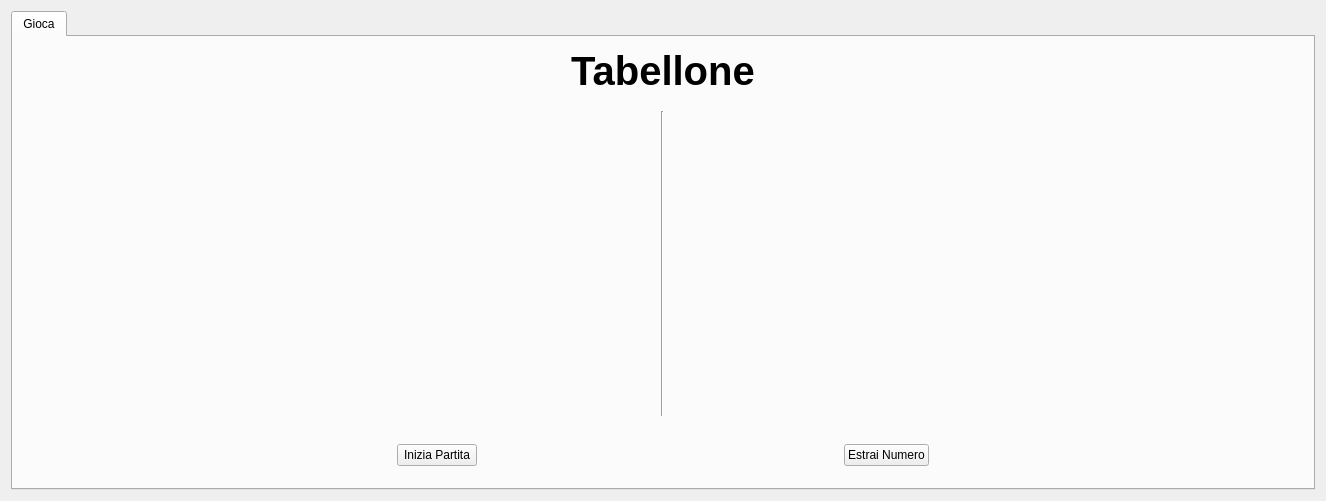
<?xml version="1.0" encoding="UTF-8"?>
<ui version="4.0">
 <class>Tombola</class>
 <widget class="QMainWindow" name="Tombola">
  <property name="geometry">
   <rect>
    <x>0</x>
    <y>0</y>
    <width>1326</width>
    <height>501</height>
   </rect>
  </property>
  <property name="sizePolicy">
   <sizepolicy hsizetype="Expanding" vsizetype="Fixed">
    <horstretch>0</horstretch>
    <verstretch>0</verstretch>
   </sizepolicy>
  </property>
  <property name="acceptDrops">
   <bool>false</bool>
  </property>
  <property name="windowTitle">
   <string>Unità Pastorale Cisano Bergamasco</string>
  </property>
  <widget class="QWidget" name="centralWidget">
   <layout class="QHBoxLayout" name="horizontalLayout_2">
    <item>
     <widget class="QTabWidget" name="tabWidget">
      <property name="currentIndex">
       <number>0</number>
      </property>
      <widget class="QWidget" name="playTab">
       <property name="enabled">
        <bool>true</bool>
       </property>
       <property name="sizePolicy">
        <sizepolicy hsizetype="Expanding" vsizetype="Expanding">
         <horstretch>0</horstretch>
         <verstretch>0</verstretch>
        </sizepolicy>
       </property>
       <attribute name="title">
        <string>Gioca</string>
       </attribute>
       <layout class="QVBoxLayout" name="verticalLayout_2">
        <item>
         <widget class="QLabel" name="label">
          <property name="sizePolicy">
           <sizepolicy hsizetype="Preferred" vsizetype="Fixed">
            <horstretch>0</horstretch>
            <verstretch>0</verstretch>
           </sizepolicy>
          </property>
          <property name="font">
           <font>
            <pointsize>30</pointsize>
            <weight>75</weight>
            <bold>true</bold>
           </font>
          </property>
          <property name="text">
           <string>Tabellone</string>
          </property>
          <property name="alignment">
           <set>Qt::AlignCenter</set>
          </property>
         </widget>
        </item>
        <item>
         <widget class="QWidget" name="horizontalWidget" native="true">
          <layout class="QHBoxLayout" name="horizontalLayout_6">
           <item>
            <layout class="QVBoxLayout" name="column_1"/>
           </item>
           <item>
            <layout class="QVBoxLayout" name="column_2"/>
           </item>
           <item>
            <layout class="QVBoxLayout" name="column_3"/>
           </item>
           <item>
            <layout class="QVBoxLayout" name="column_4"/>
           </item>
           <item>
            <layout class="QVBoxLayout" name="column_5"/>
           </item>
           <item>
            <widget class="Line" name="line">
             <property name="orientation">
              <enum>Qt::Vertical</enum>
             </property>
            </widget>
           </item>
           <item>
            <layout class="QVBoxLayout" name="column_6"/>
           </item>
           <item>
            <layout class="QVBoxLayout" name="column_7"/>
           </item>
           <item>
            <layout class="QVBoxLayout" name="column_8"/>
           </item>
           <item>
            <layout class="QVBoxLayout" name="column_9"/>
           </item>
           <item>
            <layout class="QVBoxLayout" name="column_10"/>
           </item>
          </layout>
         </widget>
        </item>
        <item>
         <widget class="QWidget" name="widget" native="true">
          <property name="sizePolicy">
           <sizepolicy hsizetype="Preferred" vsizetype="Fixed">
            <horstretch>0</horstretch>
            <verstretch>0</verstretch>
           </sizepolicy>
          </property>
          <layout class="QHBoxLayout" name="horizontalLayout">
           <item>
            <spacer name="horizontalSpacer">
             <property name="orientation">
              <enum>Qt::Horizontal</enum>
             </property>
             <property name="sizeHint" stdset="0">
              <size>
               <width>40</width>
               <height>20</height>
              </size>
             </property>
            </spacer>
           </item>
           <item>
            <widget class="QPushButton" name="restart">
             <property name="sizePolicy">
              <sizepolicy hsizetype="Fixed" vsizetype="Fixed">
               <horstretch>0</horstretch>
               <verstretch>0</verstretch>
              </sizepolicy>
             </property>
             <property name="text">
              <string>Inizia Partita</string>
             </property>
            </widget>
           </item>
           <item>
            <spacer name="horizontalSpacer_2">
             <property name="orientation">
              <enum>Qt::Horizontal</enum>
             </property>
             <property name="sizeHint" stdset="0">
              <size>
               <width>40</width>
               <height>20</height>
              </size>
             </property>
            </spacer>
           </item>
           <item>
            <widget class="QPushButton" name="extract">
             <property name="sizePolicy">
              <sizepolicy hsizetype="Fixed" vsizetype="Fixed">
               <horstretch>0</horstretch>
               <verstretch>0</verstretch>
              </sizepolicy>
             </property>
             <property name="text">
              <string>Estrai Numero</string>
             </property>
            </widget>
           </item>
           <item>
            <spacer name="horizontalSpacer_3">
             <property name="orientation">
              <enum>Qt::Horizontal</enum>
             </property>
             <property name="sizeHint" stdset="0">
              <size>
               <width>40</width>
               <height>20</height>
              </size>
             </property>
            </spacer>
           </item>
          </layout>
         </widget>
        </item>
       </layout>
      </widget>
     </widget>
    </item>
   </layout>
  </widget>
 </widget>
 <layoutdefault spacing="6" margin="11"/>
 <resources/>
 <connections>
  <connection>
   <sender>extract</sender>
   <signal>clicked()</signal>
   <receiver>Tombola</receiver>
   <slot>extract_number()</slot>
   <hints>
    <hint type="sourcelabel">
     <x>897</x>
     <y>461</y>
    </hint>
    <hint type="destinationlabel">
     <x>-7</x>
     <y>459</y>
    </hint>
   </hints>
  </connection>
  <connection>
   <sender>restart</sender>
   <signal>clicked()</signal>
   <receiver>Tombola</receiver>
   <slot>reset()</slot>
   <hints>
    <hint type="sourcelabel">
     <x>193</x>
     <y>438</y>
    </hint>
    <hint type="destinationlabel">
     <x>196</x>
     <y>521</y>
    </hint>
   </hints>
  </connection>
 </connections>
 <slots>
  <slot>extract_number()</slot>
  <slot>reset()</slot>
 </slots>
</ui>
